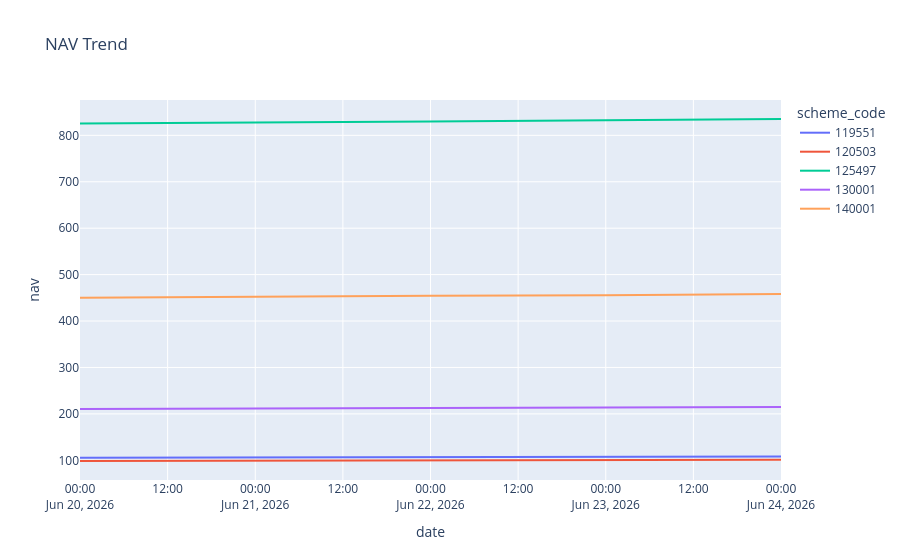

Notebook cell for this chart:
### Code cell
fig=px.line(
    nav,
    x="date",
    y="nav",
    color="scheme_code",
    title="NAV Trend"
)

fig.show()


fig.write_image(
    REPORTS+"nav_trend.png"
)

### Figure 1 — Plotly figure (JSON) as saved in the notebook; plotly's stock layout.template omitted (floating-point values rounded to 4 significant figures)
{"data": [{"hovertemplate": "scheme_code=119551<br>date=%{x}<br>nav=%{y}<extra></extra>", "legendgroup": "119551", "line": {"color": "#636efa", "dash": "solid"}, "marker": {"symbol": "circle"}, "mode": "lines", "name": "119551", "orientation": "v", "showlegend": true, "type": "scatter", "x": ["2026-06-20T00:00:00", "2026-06-21T00:00:00", "2026-06-22T00:00:00", "2026-06-23T00:00:00", "2026-06-24T00:00:00"], "xaxis": "x", "y": [105.2, 106.0, 106.8, 107.4, 108.1], "yaxis": "y"}, {"hovertemplate": "scheme_code=120503<br>date=%{x}<br>nav=%{y}<extra></extra>", "legendgroup": "120503", "line": {"color": "#EF553B", "dash": "solid"}, "marker": {"symbol": "circle"}, "mode": "lines", "name": "120503", "orientation": "v", "showlegend": true, "type": "scatter", "x": ["2026-06-20T00:00:00", "2026-06-21T00:00:00", "2026-06-22T00:00:00", "2026-06-23T00:00:00", "2026-06-24T00:00:00"], "xaxis": "x", "y": [98.5, 99.2, 99.8, 100.4, 101.1], "yaxis": "y"}, {"hovertemplate": "scheme_code=125497<br>date=%{x}<br>nav=%{y}<extra></extra>", "legendgroup": "125497", "line": {"color": "#00cc96", "dash": "solid"}, "marker": {"symbol": "circle"}, "mode": "lines", "name": "125497", "orientation": "v", "showlegend": true, "type": "scatter", "x": ["2026-06-20T00:00:00", "2026-06-21T00:00:00", "2026-06-22T00:00:00", "2026-06-23T00:00:00", "2026-06-24T00:00:00"], "xaxis": "x", "y": [825.5, 827.1, 830.0, 832.5, 835.2], "yaxis": "y"}, {"hovertemplate": "scheme_code=130001<br>date=%{x}<br>nav=%{y}<extra></extra>", "legendgroup": "130001", "line": {"color": "#ab63fa", "dash": "solid"}, "marker": {"symbol": "circle"}, "mode": "lines", "name": "130001", "orientation": "v", "showlegend": true, "type": "scatter", "x": ["2026-06-20T00:00:00", "2026-06-21T00:00:00", "2026-06-22T00:00:00", "2026-06-23T00:00:00", "2026-06-24T00:00:00"], "xaxis": "x", "y": [210.5, 211.3, 212.8, 213.4, 214.9], "yaxis": "y"}, {"hovertemplate": "scheme_code=140001<br>date=%{x}<br>nav=%{y}<extra></extra>", "legendgroup": "140001", "line": {"color": "#FFA15A", "dash": "solid"}, "marker": {"symbol": "circle"}, "mode": "lines", "name": "140001", "orientation": "v", "showlegend": true, "type": "scatter", "x": ["2026-06-20T00:00:00", "2026-06-21T00:00:00", "2026-06-22T00:00:00", "2026-06-23T00:00:00", "2026-06-24T00:00:00"], "xaxis": "x", "y": [450.0, 452.5, 454.2, 455.8, 458.1], "yaxis": "y"}], "layout": {"legend": {"title": {"text": "scheme_code"}, "tracegroupgap": 0}, "title": {"text": "NAV Trend"}, "xaxis": {"anchor": "y", "domain": [0, 1], "title": {"text": "date"}}, "yaxis": {"anchor": "x", "domain": [0, 1], "title": {"text": "nav"}}}}
